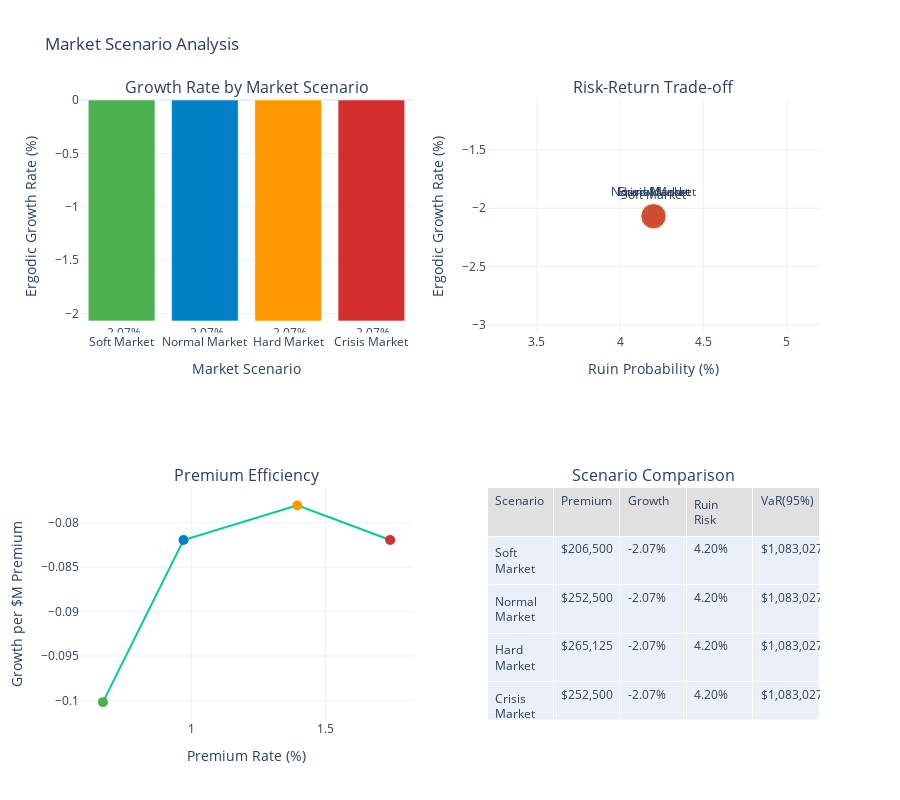

Notebook code cell kept with this figure:
### Markdown cell above
## 2. Market Scenario Analysis

### Code cell
def market_scenario_analysis():
    """Analyze performance across different market scenarios."""
    
    # Define market scenarios
    scenarios = [
        {
            'name': 'Soft Market',
            'description': 'Low premiums, high competition',
            'premium_multiplier': 0.7,
            'coverage_availability': 1.2,
            'retention_requirement': 0.8
        },
        {
            'name': 'Normal Market',
            'description': 'Average conditions',
            'premium_multiplier': 1.0,
            'coverage_availability': 1.0,
            'retention_requirement': 1.0
        },
        {
            'name': 'Hard Market',
            'description': 'High premiums, limited capacity',
            'premium_multiplier': 1.5,
            'coverage_availability': 0.7,
            'retention_requirement': 1.5
        },
        {
            'name': 'Crisis Market',
            'description': 'Post-catastrophe conditions',
            'premium_multiplier': 2.0,
            'coverage_availability': 0.5,
            'retention_requirement': 2.0
        }
    ]
    
    # Base configuration
    manufacturer_config = ManufacturerConfig(
        initial_assets=10_000_000,
        asset_turnover_ratio=0.5,
        base_operating_margin=0.08,
        tax_rate=0.25,
        retention_ratio=0.8
    )
    
    loss_generator = ManufacturingLossGenerator(
        attritional_params={'base_frequency': 5.0, 'severity_mean': 50_000, 'severity_cv': 0.8},
        large_params={'base_frequency': 0.5, 'severity_mean': 2_000_000, 'severity_cv': 1.2},
        catastrophic_params={'base_frequency': 0.02, 'severity_xm': 10_000_000, 'severity_alpha': 2.5},
        seed=42
    )
    
    results = []
    
    for scenario in scenarios:
        print(f"\nAnalyzing {scenario['name']}...")
        
        # Adjust insurance program for market conditions
        base_retention = 1_000_000 * scenario['retention_requirement']
        base_limit = 25_000_000 * scenario['coverage_availability']
        
        layers = [
            EnhancedInsuranceLayer(
                base_retention,
                min(base_limit * 0.3, 10_000_000),
                0.015 * scenario['premium_multiplier']
            ),
            EnhancedInsuranceLayer(
                base_retention + min(base_limit * 0.3, 10_000_000),
                min(base_limit * 0.7, 20_000_000),
                0.008 * scenario['premium_multiplier']
            )
        ]
        
        insurance_program = InsuranceProgram(layers)
        
        # Run simulation
        manufacturer = WidgetManufacturer(manufacturer_config)
        
        config = SimulationConfig(
            n_simulations=1000,
            n_years=10,
            seed=42
        )
        
        engine = MonteCarloEngine(
            loss_generator=loss_generator,
            insurance_program=insurance_program,
            manufacturer=manufacturer,
            config=config
        )
        
        sim_results = engine.run()
        
        # Calculate metrics
        results.append({
            'scenario': scenario['name'],
            'premium_multiplier': scenario['premium_multiplier'],
            'coverage_availability': scenario['coverage_availability'],
            'retention_requirement': scenario['retention_requirement'],
            'annual_premium': insurance_program.calculate_annual_premium(),
            'total_coverage': base_retention + base_limit,
            'ergodic_growth': np.mean(sim_results.growth_rates),
            'ruin_probability': sim_results.ruin_probability,
            'mean_final_assets': np.mean(sim_results.final_assets),
            'std_final_assets': np.std(sim_results.final_assets),
            'var_95': np.percentile(sim_results.final_assets, 5),
            'cvar_95': np.mean(sim_results.final_assets[sim_results.final_assets <= np.percentile(sim_results.final_assets, 5)])
        })
    
    results_df = pd.DataFrame(results)
    
    # Create visualization
    fig = make_subplots(
        rows=2, cols=2,
        subplot_titles=(
            'Growth Rate by Market Scenario',
            'Risk-Return Trade-off',
            'Premium Efficiency',
            'Scenario Comparison'
        ),
        specs=[
            [{'type': 'bar'}, {'type': 'scatter'}],
            [{'type': 'scatter'}, {'type': 'table'}]
        ]
    )
    
    # Growth rate comparison
    fig.add_trace(
        go.Bar(
            x=results_df['scenario'],
            y=results_df['ergodic_growth'] * 100,
            marker_color=[WSJ_COLORS['green'], WSJ_COLORS['blue'], 
                         WSJ_COLORS['orange'], WSJ_COLORS['red']],
            text=[f'{x:.2f}%' for x in results_df['ergodic_growth'] * 100],
            textposition='outside'
        ),
        row=1, col=1
    )
    
    # Risk-return trade-off
    fig.add_trace(
        go.Scatter(
            x=results_df['ruin_probability'] * 100,
            y=results_df['ergodic_growth'] * 100,
            mode='markers+text',
            text=results_df['scenario'],
            textposition='top center',
            marker=dict(
                size=results_df['annual_premium'] / 10000,
                color=[WSJ_COLORS['green'], WSJ_COLORS['blue'], 
                      WSJ_COLORS['orange'], WSJ_COLORS['red']],
                showscale=False
            )
        ),
        row=1, col=2
    )
    
    # Premium efficiency
    results_df['premium_per_coverage'] = results_df['annual_premium'] / results_df['total_coverage']
    results_df['growth_per_premium'] = results_df['ergodic_growth'] / (results_df['annual_premium'] / 1_000_000)
    
    fig.add_trace(
        go.Scatter(
            x=results_df['premium_per_coverage'] * 100,
            y=results_df['growth_per_premium'],
            mode='markers+lines',
            marker=dict(
                size=10,
                color=[WSJ_COLORS['green'], WSJ_COLORS['blue'], 
                      WSJ_COLORS['orange'], WSJ_COLORS['red']]
            ),
            text=results_df['scenario'],
            textposition='top center'
        ),
        row=2, col=1
    )
    
    # Scenario comparison table
    fig.add_trace(
        go.Table(
            header=dict(
                values=['Scenario', 'Premium', 'Growth', 'Ruin Risk', 'VaR(95%)'],
                fill_color=WSJ_COLORS['light_gray'],
                align='left'
            ),
            cells=dict(
                values=[
                    results_df['scenario'],
                    ['${:,.0f}'.format(x) for x in results_df['annual_premium']],
                    ['{:.2f}%'.format(x * 100) for x in results_df['ergodic_growth']],
                    ['{:.2f}%'.format(x * 100) for x in results_df['ruin_probability']],
                    ['${:,.0f}'.format(x) for x in results_df['var_95']]
                ],
                align='left'
            )
        ),
        row=2, col=2
    )
    
    # Update layout
    fig.update_layout(
        height=800,
        showlegend=False,
        title_text="Market Scenario Analysis",
        template='plotly_white'
    )
    
    fig.update_xaxes(title_text="Market Scenario", row=1, col=1)
    fig.update_xaxes(title_text="Ruin Probability (%)", row=1, col=2)
    fig.update_xaxes(title_text="Premium Rate (%)", row=2, col=1)
    
    fig.update_yaxes(title_text="Ergodic Growth Rate (%)", row=1, col=1)
    fig.update_yaxes(title_text="Ergodic Growth Rate (%)", row=1, col=2)
    fig.update_yaxes(title_text="Growth per $M Premium", row=2, col=1)
    
    fig.show()
    
    # Print summary
    print("\nMarket Scenario Summary:")
    print("="*70)
    print(results_df[['scenario', 'annual_premium', 'ergodic_growth', 
                      'ruin_probability', 'premium_per_coverage']].to_string(index=False))
    
    # Calculate robustness
    growth_range = results_df['ergodic_growth'].max() - results_df['ergodic_growth'].min()
    avg_growth = results_df['ergodic_growth'].mean()
    robustness = 1 - (growth_range / avg_growth)
    
    print(f"\nStrategy Robustness Score: {robustness:.2%}")
    print(f"Growth rate range: {growth_range * 100:.2f}%")
    print(f"Average growth rate: {avg_growth * 100:.2f}%")

# Run market scenario analysis
market_scenario_analysis()

### Figure 1 — Plotly figure (JSON) as saved in the notebook; plotly's stock layout.template omitted (floating-point values rounded to 4 significant figures)
{"data": [{"marker": {"color": ["#4CAF50", "#0080C7", "#FF9800", "#D32F2F"]}, "text": ["-2.07%", "-2.07%", "-2.07%", "-2.07%"], "textposition": "outside", "type": "bar", "x": ["Soft Market", "Normal Market", "Hard Market", "Crisis Market"], "xaxis": "x", "y": [-2.069, -2.069, -2.069, -2.069], "yaxis": "y"}, {"marker": {"color": ["#4CAF50", "#0080C7", "#FF9800", "#D32F2F"], "showscale": false, "size": [20.65, 25.25, 26.51, 25.25]}, "mode": "markers+text", "text": ["Soft Market", "Normal Market", "Hard Market", "Crisis Market"], "textposition": "top center", "type": "scatter", "x": [4.2, 4.2, 4.2, 4.2], "xaxis": "x2", "y": [-2.069, -2.069, -2.069, -2.069], "yaxis": "y2"}, {"marker": {"color": ["#4CAF50", "#0080C7", "#FF9800", "#D32F2F"], "size": 10}, "mode": "markers+lines", "text": ["Soft Market", "Normal Market", "Hard Market", "Crisis Market"], "textposition": "top center", "type": "scatter", "x": [0.6705, 0.9712, 1.395, 1.741], "xaxis": "x3", "y": [-0.1002, -0.08194, -0.07804, -0.08194], "yaxis": "y3"}, {"cells": {"align": "left", "values": [["Soft Market", "Normal Market", "Hard Market", "Crisis Market"], ["$206,500", "$252,500", "$265,125", "$252,500"], ["-2.07%", "-2.07%", "-2.07%", "-2.07%"], ["4.20%", "4.20%", "4.20%", "4.20%"], ["$1,083,027", "$1,083,027", "$1,083,027", "$1,083,027"]]}, "domain": {"x": [0.55, 1], "y": [0, 0.375]}, "header": {"align": "left", "fill": {"color": "#E0E0E0"}, "values": ["Scenario", "Premium", "Growth", "Ruin Risk", "VaR(95%)"]}, "type": "table"}], "layout": {"annotations": [{"font": {"size": 16}, "showarrow": false, "text": "Growth Rate by Market Scenario", "x": 0.225, "xanchor": "center", "xref": "paper", "y": 1, "yanchor": "bottom", "yref": "paper"}, {"font": {"size": 16}, "showarrow": false, "text": "Risk-Return Trade-off", "x": 0.775, "xanchor": "center", "xref": "paper", "y": 1, "yanchor": "bottom", "yref": "paper"}, {"font": {"size": 16}, "showarrow": false, "text": "Premium Efficiency", "x": 0.225, "xanchor": "center", "xref": "paper", "y": 0.375, "yanchor": "bottom", "yref": "paper"}, {"font": {"size": 16}, "showarrow": false, "text": "Scenario Comparison", "x": 0.775, "xanchor": "center", "xref": "paper", "y": 0.375, "yanchor": "bottom", "yref": "paper"}], "height": 800, "showlegend": false, "title": {"text": "Market Scenario Analysis"}, "xaxis": {"anchor": "y", "domain": [0, 0.45], "title": {"text": "Market Scenario"}}, "xaxis2": {"anchor": "y2", "domain": [0.55, 1], "title": {"text": "Ruin Probability (%)"}}, "xaxis3": {"anchor": "y3", "domain": [0, 0.45], "title": {"text": "Premium Rate (%)"}}, "yaxis": {"anchor": "x", "domain": [0.625, 1], "title": {"text": "Ergodic Growth Rate (%)"}}, "yaxis2": {"anchor": "x2", "domain": [0.625, 1], "title": {"text": "Ergodic Growth Rate (%)"}}, "yaxis3": {"anchor": "x3", "domain": [0, 0.375], "title": {"text": "Growth per $M Premium"}}}}
